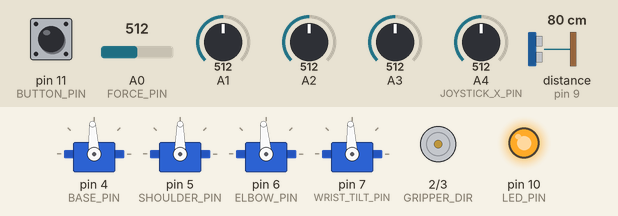
Simulated run of this sketch. Board: Arduino Uno, built with avr-gcc and run on an emulated ATmega328P. Parts: 4 × servo, direction and speed pins drawn as motors (green arrow = direction pin HIGH = forward, orange = LOW = backward, longer = more drive), output pins drawn as LEDs (lit = HIGH). Wiring (inferred from the names in the program): ultrasonic range finder: trigger pin 8; echo pin 9. The inputs (shaded band) are chosen by the test bench; at power-on: A1 = 512, A2 = 512, A3 = 512, A4 (JOYSTICK_X_PIN) = 512, pin 11 (BUTTON_PIN) HIGH, A0 (FORCE_PIN) = 512, distance to the obstacle (sensor on pin 9) 80 cm. The echo pulse lasts 58.3 µs per cm; pins used as bus, display or sensor lines are not drawn.

Above: at 1.2 s.
1.3 s: A1 set to 140
At 2.8 s:
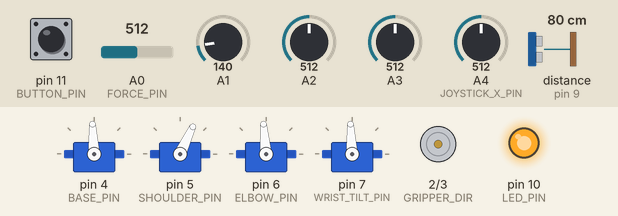
3.1 s: A2 set to 716
At 4.4 s:
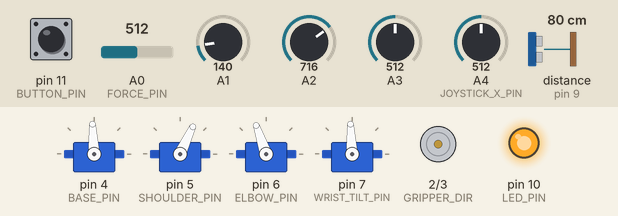
4.8 s: A3 set to 716
At 6.2 s:
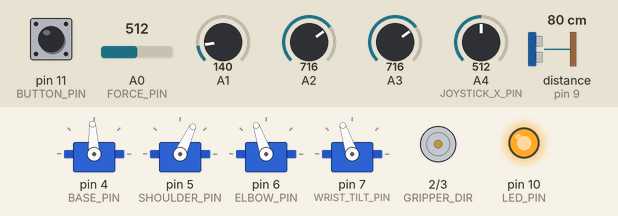
6.5 s: A4 (JOYSTICK_X_PIN) set to 716
At 7.7 s:
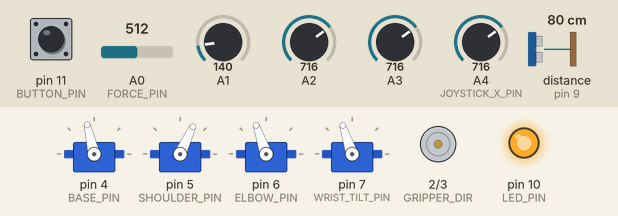
8.0 s: A3 set to 140
At 9.8 s:
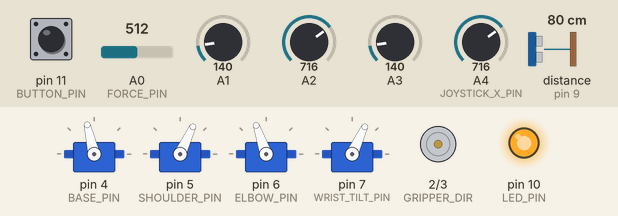
10.1 s: pin 11 (BUTTON_PIN) pulled LOW for 0.15 s
At 11.5 s:
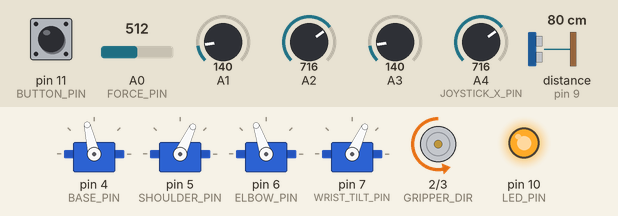
Timing chart, 0 to 21.6 s (numbered marks = the images above; inputs shaded):
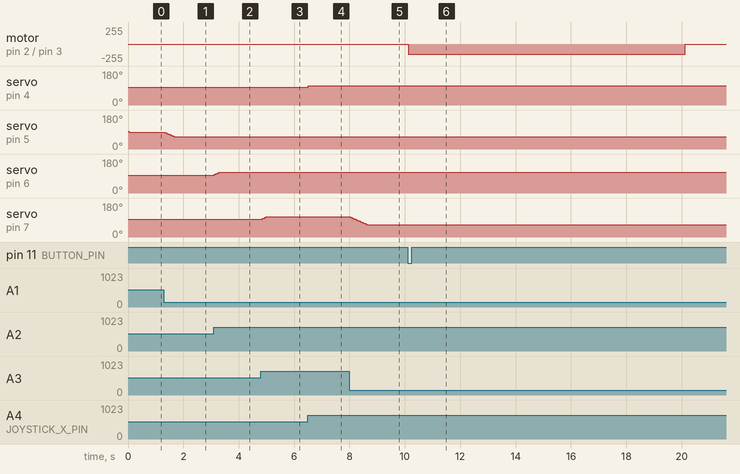

The sketch:

main.ino
```cpp
#include <Arduino.h>
#include <Servo.h>

// ES2C6 Robotic Hand Revised schematic, Arduino Uno R3.
const byte FORCE_PIN = A0;
const byte SHOULDER_POT = A1;
const byte ELBOW_POT = A2;
const byte WRIST_TILT_POT = A3;
const byte JOYSTICK_X_PIN = A4;
const byte GRIPPER_DIR = 2;
const byte GRIPPER_PWM = 3;
const byte BASE_PIN = 4;
const byte SHOULDER_PIN = 5;
const byte ELBOW_PIN = 6;
const byte WRIST_TILT_PIN = 7;
const byte TRIG_PIN = 8;
const byte ECHO_PIN = 9;
const byte LED_PIN = 10;
const byte BUTTON_PIN = 11;

// Set each direction to 1 or -1 to match the assembled joint.
const int BASE_DIRECTION = 1;
const int SHOULDER_DIRECTION = 1;
const int ELBOW_DIRECTION = 1;
const int WRIST_TILT_DIRECTION = 1;
const int JOYSTICK_X_DIRECTION = 1;
const int BASE_STOP_US = 1500;  // Adjust until the FS90R stays still.
const int MANUAL_SWING_US = 300;
const int FS90R_MIN_US = 1200;
const int FS90R_MAX_US = 1800;
const int SG90_MIN_US = 1000;
const int SG90_MAX_US = 2000;

// Starting limits from the previous sketch. Check assembled clearance.
const float SHOULDER_MIN = 20, SHOULDER_MAX = 150;
const float ELBOW_MIN = 30, ELBOW_MAX = 160;
const float WRIST_TILT_MIN = 20, WRIST_TILT_MAX = 160;
const float POT_SLEW_RATE = 120.0f;  // Commanded degrees per second.
const int STICK_CENTER = 512;
const int STICK_DEADBAND = 32;
const unsigned long CONTROL_INTERVAL_MS = 20;
const unsigned long RANGE_INTERVAL_MS = 60;
const unsigned long BUTTON_DEBOUNCE_MS = 25;
const unsigned long NEAR_ECHO_US = 875;  // About 15 cm round-trip at 343 m/s.
const unsigned long ECHO_TIMEOUT_US = 3000;

Servo baseServo;
Servo shoulderServo;
Servo elbowServo;
Servo wristTiltServo;
float shoulderAngle = 90;
float elbowAngle = 90;
float wristTiltAngle = 90;

enum GripperState { READY, CLOSING, HOLDING, OPENING, WAIT_CLEAR };

struct GripperSettings {
    int forceThreshold;
    byte speed;
    byte closeDirection;
    unsigned long closeTimeMs;
    unsigned long fullOpenTimeMs;
};

GripperState gripperState = READY;
unsigned long gripperStartedAt = 0;
unsigned long gripperClosingMs = 0;  // Motor-on time since the last release.
unsigned long gripperOpeningMs = 0;
bool gripperReleased = false;
byte clearSamples = 0;
// Force threshold, PWM, close direction, close timeout, full opening time.
// Check the two-second close timeout on the bench.
const GripperSettings GRIPPER_SETTINGS{200, 150, HIGH, 2000, 10000};

void updateGripper(unsigned long now, bool release, bool rangeUpdated, bool objectNear,
                   int force, const GripperSettings &settings);

float clampValue(float value, float low, float high) {
    return fmaxf(low, fminf(value, high));
}

float stickCommand(int reading) {
    const int offset = reading - STICK_CENTER;
    if (offset > STICK_DEADBAND) {
        return float(offset - STICK_DEADBAND) /
               (1023 - STICK_CENTER - STICK_DEADBAND);
    }
    if (offset < -STICK_DEADBAND) {
        return float(offset + STICK_DEADBAND) / (STICK_CENTER - STICK_DEADBAND);
    }
    return 0;
}

void controlBase() {
    const float command = JOYSTICK_X_DIRECTION * stickCommand(analogRead(JOYSTICK_X_PIN));
    const float pulse = BASE_STOP_US + command * MANUAL_SWING_US * BASE_DIRECTION;
    baseServo.writeMicroseconds(lroundf(clampValue(pulse, FS90R_MIN_US, FS90R_MAX_US)));
}

void writeAngle(Servo &servo, float degrees, int direction) {
    const float angle = 90 + (degrees - 90) * direction;
    const float pulse = SG90_MIN_US + (SG90_MAX_US - SG90_MIN_US) * angle / 180.0f;
    servo.writeMicroseconds(lroundf(pulse));
}

void followPot(Servo &servo, float &angle, byte pin, float low, float high,
               int direction, float seconds) {
    const float target = low + (high - low) * (analogRead(pin) / 1023.0f);
    const float step = POT_SLEW_RATE * seconds;
    angle = clampValue(angle + clampValue(target - angle, -step, step), low, high);
    writeAngle(servo, angle, direction);
}

bool releasePressed(unsigned long now) {
    static bool lastRawDown = false;
    static bool down = false;
    static unsigned long changedAt = 0;
    const bool rawDown = digitalRead(BUTTON_PIN) == LOW;

    if (rawDown != lastRawDown) {
        lastRawDown = rawDown;
        changedAt = now;
    }
    if (rawDown != down && now - changedAt >= BUTTON_DEBOUNCE_MS) {
        down = rawDown;
        return down;  // One release event per press, including a held button.
    }
    return false;
}

unsigned long readEcho(unsigned long timeoutUs) {
    digitalWrite(TRIG_PIN, LOW);
    delayMicroseconds(2);
    digitalWrite(TRIG_PIN, HIGH);
    delayMicroseconds(10);
    digitalWrite(TRIG_PIN, LOW);
    return pulseIn(ECHO_PIN, HIGH, timeoutUs);
}

void driveGripper(byte direction, byte speed) {
    analogWrite(GRIPPER_PWM, 0);
    digitalWrite(GRIPPER_DIR, direction);
    analogWrite(GRIPPER_PWM, speed);
}

void recordGripperClose(unsigned long now, unsigned long fullOpenTimeMs) {
    const unsigned long elapsed = now - gripperStartedAt;
    const unsigned long remaining = fullOpenTimeMs - gripperClosingMs;
    gripperClosingMs += elapsed < remaining ? elapsed : remaining;
}

void waitForGripperClear() {
    analogWrite(GRIPPER_PWM, 0);
    gripperState = WAIT_CLEAR;
    clearSamples = 0;
}

void updateGripper(unsigned long now, bool release, bool rangeUpdated, bool objectNear,
                   int force, const GripperSettings &settings) {
    if (release && gripperState != OPENING) {
        if (gripperState == CLOSING) {
            recordGripperClose(now, settings.fullOpenTimeMs);
        }
        gripperOpeningMs = gripperClosingMs;
        if (gripperOpeningMs == 0 && !gripperReleased) {
            gripperOpeningMs = settings.fullOpenTimeMs;  // Starting jaw position is unknown.
        }
        if (gripperOpeningMs > 0) {
            gripperState = OPENING;
            gripperStartedAt = now;
            driveGripper(!settings.closeDirection, settings.speed);
        } else {
            waitForGripperClear();
        }
        return;
    }

    switch (gripperState) {
        case READY:
            if (rangeUpdated && objectNear) {
                if (force >= settings.forceThreshold) {
                    gripperState = HOLDING;
                } else {
                    gripperState = CLOSING;
                    gripperStartedAt = now;
                    driveGripper(settings.closeDirection, settings.speed);
                }
            }
            break;
        case CLOSING:
            if (force >= settings.forceThreshold) {
                recordGripperClose(now, settings.fullOpenTimeMs);
                analogWrite(GRIPPER_PWM, 0);
                gripperState = HOLDING;
            } else if (now - gripperStartedAt >= settings.closeTimeMs) {
                recordGripperClose(now, settings.fullOpenTimeMs);
                waitForGripperClear();
            }
            break;
        case HOLDING:
            break;
        case OPENING:
            if (now - gripperStartedAt >= gripperOpeningMs) {
                gripperClosingMs = 0;
                gripperReleased = true;
                waitForGripperClear();
            }
            break;
        case WAIT_CLEAR:
            if (rangeUpdated) {
                clearSamples = objectNear ? 0 : clearSamples + 1;
                if (clearSamples >= 3) {
                    gripperState = READY;
                }
            }
            break;
    }
}

void setup() {
    pinMode(GRIPPER_PWM, OUTPUT);
    analogWrite(GRIPPER_PWM, 0);
    pinMode(GRIPPER_DIR, OUTPUT);
    pinMode(TRIG_PIN, OUTPUT);
    digitalWrite(TRIG_PIN, LOW);
    pinMode(ECHO_PIN, INPUT);
    pinMode(BUTTON_PIN, INPUT_PULLUP);  // Joystick switch connects D11 to ground.
    pinMode(LED_PIN, OUTPUT);
    baseServo.attach(BASE_PIN);
    shoulderServo.attach(SHOULDER_PIN);
    elbowServo.attach(ELBOW_PIN);
    wristTiltServo.attach(WRIST_TILT_PIN);
    baseServo.writeMicroseconds(BASE_STOP_US);
    writeAngle(shoulderServo, shoulderAngle, SHOULDER_DIRECTION);
    writeAngle(elbowServo, elbowAngle, ELBOW_DIRECTION);
    writeAngle(wristTiltServo, wristTiltAngle, WRIST_TILT_DIRECTION);
    digitalWrite(LED_PIN, HIGH);  // Firmware is running.
}

void loop() {
    static unsigned long lastRange = 0;
    static unsigned long lastControl = 0;
    static bool objectNear = false;
    const unsigned long now = millis();
    const bool release = releasePressed(now);
    const bool rangeUpdated = now - lastRange >= RANGE_INTERVAL_MS;
    if (rangeUpdated) {
        lastRange = now;
        const unsigned long echo = readEcho(ECHO_TIMEOUT_US);
        objectNear = echo > 0 && echo <= NEAR_ECHO_US;
    }
    updateGripper(now, release, rangeUpdated, objectNear,
                  analogRead(FORCE_PIN), GRIPPER_SETTINGS);

    const unsigned long elapsed = now - lastControl;
    if (elapsed < CONTROL_INTERVAL_MS) {
        return;
    }
    lastControl = now;
    const float seconds = fminf(elapsed * 0.001f, 0.05f);
    controlBase();
    followPot(shoulderServo, shoulderAngle, SHOULDER_POT,
              SHOULDER_MIN, SHOULDER_MAX, SHOULDER_DIRECTION, seconds);
    followPot(elbowServo, elbowAngle, ELBOW_POT,
              ELBOW_MIN, ELBOW_MAX, ELBOW_DIRECTION, seconds);
    followPot(wristTiltServo, wristTiltAngle, WRIST_TILT_POT,
              WRIST_TILT_MIN, WRIST_TILT_MAX, WRIST_TILT_DIRECTION, seconds);
}
```

Measured:
- after the input at 1.3 s, servo on pin 5 (SHOULDER_PIN): moves from 90° to 65° over 0.36 s, starting at once
- after the input at 3.1 s, servo on pin 6 (ELBOW_PIN): moves from 95° to 109° over 0.20 s, starting at once
- after the input at 4.8 s, servo on pin 7 (WRIST_TILT_PIN): moves from 93° to 108° over 0.22 s, starting at once
- after the input at 6.5 s, servo on pin 4 (BASE_PIN): 93° → 103° at once
- after the input at 8.0 s, servo on pin 7 (WRIST_TILT_PIN): moves from 108° to 65° over 0.64 s, starting at once
- after the input at 10.1 s, motor on pin 2 (GRIPPER_DIR) / pin 3 (GRIPPER_PWM): stopped → backward 150/255 at once, → stopped 10.0 s later
